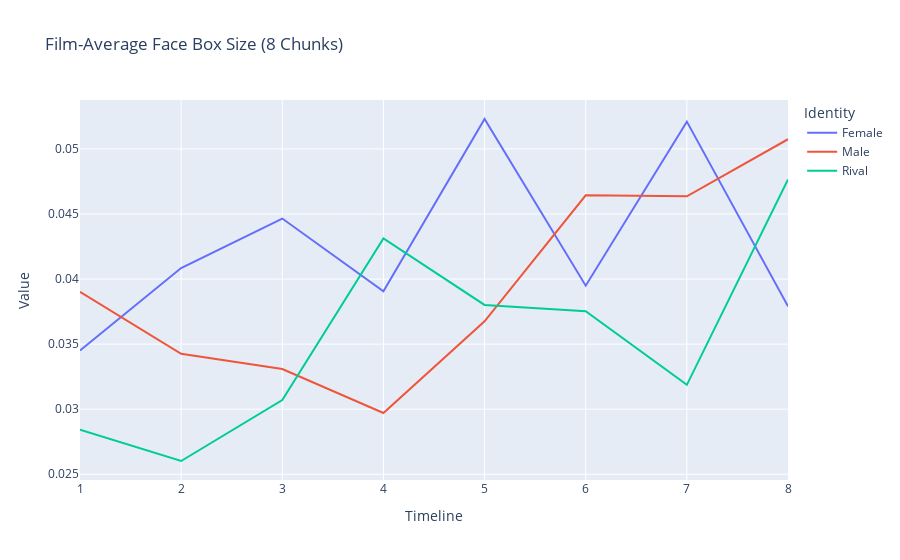

Source (notebook cell):
### Markdown cell above
### CHUNKED SIZE WITH FILM MEANS

### Code cell
CHUNKING = 9

# User plotly to visualize something

import plotly.express as px
import pandas as pd

# Load all csv files in csv/
import glob
import os

csv_files = glob.glob("csv/*.csv")

USE_GENERAL_NAMES = True # Keep true
USE_GENDER_NAMES = True

USE_INDIVIDUAL_AVERAGE_NOT_THREE = True # Keep true

USE_FILM_AVERAGE = True # Keep true

IGNORE_MINOR_CHARACTERS = True

FILM_FRAME_TOTALS = {
	"Cliff": 2097,
	"Our Village": 2377,
	"Diary of Nurse": 2297,
	"Sabrina": 2751,
	"The Man from Laramie": 2477,
	"Human Desire": 2200,
	"Chikamatsu Story": 2460,
	"Black River": 2552,
	"Duel in the Sun": 3207,
	"Gilda": 2652,
	"Jigoku Mon": 2151,
	"Kurutta Kajitsu": 2076,
	"Notorious": 2433,
	"Oklahoma": 3577,
	"Vikings": 2740,
	"Waves of Life": 2465
}

RIVALS = ["Keming", "Professor Yuan", "Haoru", "David", "Vic", "Carl", "Ishun", "Hitokiri Joe", "Natsuhisa", "Bo Kang", "Wataru", "Jud", "Alex Sebastian", "Ballin", "Einar", "Jesse"]
MALES = ["Zhanwu", "Fan Jun", "Changping", "Linus", "Will", "Jeff", "Mohei", "Nishida", "Haruji", "Jin Zhang", "Moritoo", "Curly", "Devlin", "Johnny", "Eric", "Lewt"]
LADIES = ["Shuzhen", "Fang Qing", "Suhua", "Sabrina", "Barbara", "Vicki", "Osan", "Shizuko", "Eri", "Ye Suping", "Kesa", "Laurey", "Alicia", "Gilda", "Morgana", "Pearl"]

PROTAGONISTS = ["Zhanwu", "Fang Qing", "Suhua", "Sabrina", "Will", "Jeff", "Mohei", "Nishida", "Haruji", "Jin Zhang", "Moritoo", "Curly", "Alicia", "Johnny", "Eric", "Pearl"]
LOVES = ["Shuzhen", "Fan Jun", "Changping", "Linus", "Barbara", "Vicki", "Osan", "Shizuko", "Eri", "Ye Suping", "Kesa", "Laurey", "Devlin", "Gilda", "Morgana", "Lewt"]

def find_section(range_start, range_end, num_sections, value):
    """
    Given a range [range_start, range_end], this function splits it into
    num_sections and returns which section (1-based index) the value falls into.

    :param range_start: The start of the range (inclusive).
    :param range_end: The end of the range (inclusive).
    :param num_sections: Number of sections to divide the range into.
    :param value: The value for which we want to determine the section index.
    :return: The section index (1-based) where the value fits.
    """
    # Handle edge cases, e.g., if value < range_start or value > range_end
    if value <= range_start:
        return 1
    if value >= range_end:
        return num_sections

    # Compute the size of each section
    section_size = (range_end - range_start) / num_sections

    # Determine which section the value falls into using integer division
    section_index = int((value - range_start) // section_size) + 1

    # Make sure the section index doesn't exceed num_sections
    if section_index > num_sections:
        section_index = num_sections

    return section_index

def get_name(name):
	if USE_GENDER_NAMES:
		if name in MALES:
			name = "Male"
		elif name in LADIES:
			name = "Female"
	else:
		if name in PROTAGONISTS:
			name = "Protagonist"
		elif name in LOVES:
			name = "Love"
	return name

data = []
chunks = []
chunk_totals = {}
chunk_all_totals = []
for i in range(CHUNKING + 1):
	chunk_all_totals.append(0)
for i in range(CHUNKING + 1):
	chunks.append({})

for file in csv_files:
	film = file[4:-4]
	with open(file) as f:
		lines = f.readlines()[2:]
		for line in lines:
			line = line.split(",")
			if line[5] != "\"N/A\"":
				# Att 3 is frame numbder / film's total frames (the film is the name of the current csv file)
				total = FILM_FRAME_TOTALS[os.path.basename(file)[:-4]]
				frame = int(line[0][1:][:-1])
				name = line[5][1:][:-1]
				face_box_text = line[1][1:][:-1][1:][:-1]
				face_box = [float(x) for x in face_box_text.split("\， ")]
				face_box_width = face_box[2]
				face_box_height = face_box[3]
				if USE_GENERAL_NAMES:
					if name in RIVALS:
						name = "Rival"
					name = get_name(name)
				if IGNORE_MINOR_CHARACTERS:
					if USE_GENERAL_NAMES:
						if name not in ["Rival", "Protagonist", "Female", "Male", "Love"]:
							continue
					else:
						if name not in RIVALS:
							if name not in PROTAGONISTS:
								if name not in LOVES:
									continue

				time = find_section(0, total, CHUNKING, frame)

				name = film + ":::" + name
				chunk_all_totals[time] += 1

				# the chunk array time participant is a dictionary of the participants in that chunk
				if USE_INDIVIDUAL_AVERAGE_NOT_THREE:
					chunk_key = name + "---" + f"{time}"
				else:
					chunk_key = film + "---" + f"{time}"
				if chunk_key not in chunk_totals:
					chunk_totals[chunk_key] = 0

				chunk_totals[chunk_key] += 1
				if name not in chunks[time]:
					chunks[time][name] = 0
				chunks[time][name] += face_box_height * face_box_width
				#data.append([frame, line[1], name, time])

for i in range(CHUNKING):
	names = {}
	for name in chunks[i]:
		
		
		films = name.split(":::")
		real_name = films[1]
		real_film = films[0]

		if USE_INDIVIDUAL_AVERAGE_NOT_THREE:
			total = chunk_totals[name + "---" + f"{i}"]
		else:
			total = chunk_totals[real_film + "---" + f"{i}"]
		character_in_chunk = chunks[i][name]
		avg = character_in_chunk / total
		if real_name not in names:
			names[real_name] = 0
		if USE_FILM_AVERAGE:
			names[real_name] += avg
		else:
			names[real_name] += character_in_chunk

	for name in names:
		chunk_total = names[name]
		real_avg = chunk_total / len(FILM_FRAME_TOTALS)

		data.append([i, name, real_avg])

df = pd.DataFrame(data, columns=["Timeline", "Identity", "Value"])
df["Identity"] = df["Identity"].astype(str)
df["Identity"] = df["Identity"].apply(lambda x: x.split(" ")[0])

# Create a scatter plot of the data
fig = px.line(df, x="Timeline", y="Value", color="Identity", title=f"Film-Average Face Box Size ({CHUNKING-1} Chunks)")
fig.show()

### Figure 1 — Plotly figure (JSON) as saved in the notebook; plotly's stock layout.template omitted (floating-point values rounded to 4 significant figures)
{"data": [{"hovertemplate": "Identity=Female<br>Timeline=%{x}<br>Value=%{y}<extra></extra>", "legendgroup": "Female", "line": {"color": "#636efa", "dash": "solid"}, "marker": {"symbol": "circle"}, "mode": "lines", "name": "Female", "orientation": "v", "showlegend": true, "type": "scatter", "x": [1, 2, 3, 4, 5, 6, 7, 8], "xaxis": "x", "y": [0.0345, 0.04085, 0.04465, 0.03906, 0.0523, 0.03949, 0.0521, 0.0379], "yaxis": "y"}, {"hovertemplate": "Identity=Male<br>Timeline=%{x}<br>Value=%{y}<extra></extra>", "legendgroup": "Male", "line": {"color": "#EF553B", "dash": "solid"}, "marker": {"symbol": "circle"}, "mode": "lines", "name": "Male", "orientation": "v", "showlegend": true, "type": "scatter", "x": [1, 2, 3, 4, 5, 6, 7, 8], "xaxis": "x", "y": [0.03902, 0.03426, 0.03308, 0.0297, 0.03675, 0.04643, 0.04636, 0.05074], "yaxis": "y"}, {"hovertemplate": "Identity=Rival<br>Timeline=%{x}<br>Value=%{y}<extra></extra>", "legendgroup": "Rival", "line": {"color": "#00cc96", "dash": "solid"}, "marker": {"symbol": "circle"}, "mode": "lines", "name": "Rival", "orientation": "v", "showlegend": true, "type": "scatter", "x": [1, 2, 3, 4, 5, 6, 7, 8], "xaxis": "x", "y": [0.02843, 0.02602, 0.0307, 0.04313, 0.03801, 0.03753, 0.03187, 0.04766], "yaxis": "y"}], "layout": {"legend": {"title": {"text": "Identity"}, "tracegroupgap": 0}, "title": {"text": "Film-Average Face Box Size (8 Chunks)"}, "xaxis": {"anchor": "y", "domain": [0, 1], "title": {"text": "Timeline"}}, "yaxis": {"anchor": "x", "domain": [0, 1], "title": {"text": "Value"}}}}
